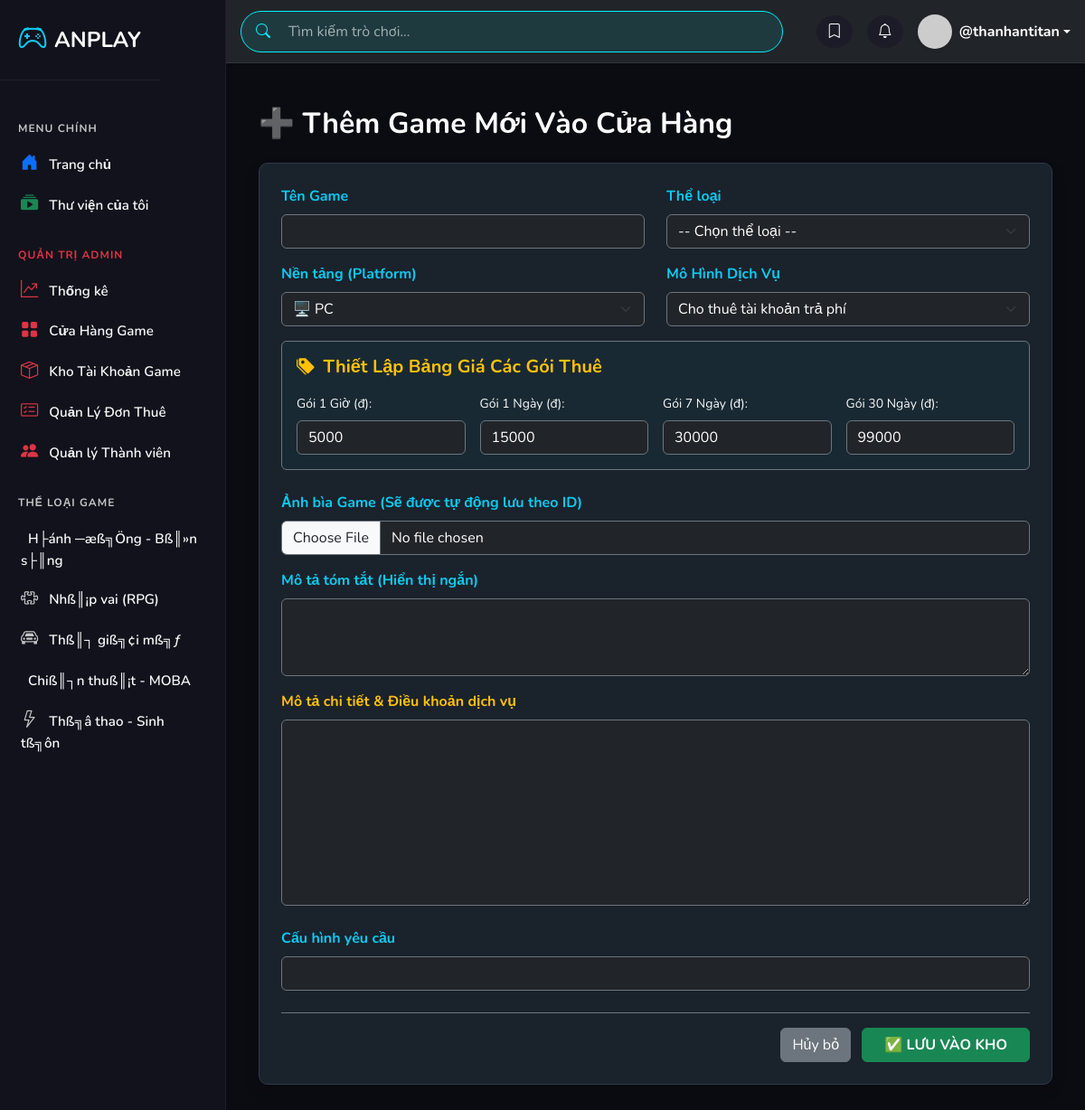
/admin_add_game.php (signed in), run on the app's committed database.
### tables this page shows
CREATE TABLE `categories` (
  `category_id` int(11) NOT NULL AUTO_INCREMENT,
  `cate_name` varchar(100) NOT NULL,
  PRIMARY KEY (`category_id`)
);

### admin_add_game.php (the view, shortened to what this page needs)
<?php
require_once __DIR__ . '/includes/header.php';
?>
<div class="container mt-4 text-white pb-5">
    <h2 class="mb-4 fw-bold">➕ Thêm Game Mới Vào Cửa Hàng</h2>
    <div class="card shadow" style="background-color: #1a222c; border: 1px solid #2d3b4e; border-radius: 10px;">
        <div class="card-body p-4">
            <form method="POST" action="" enctype="multipart/form-data">
                <div class="row">
                    <div class="col-md-6 mb-3">
                        <label class="form-label text-info fw-bold">Tên Game</label>
                        <input type="text" name="title" class="form-control bg-dark text-white border-secondary" required>
                    </div>
                    <div class="col-md-6 mb-3">
                        <label class="form-label text-info fw-bold">Thể loại</label>
                        <select name="category_id" class="form-select bg-dark text-white border-secondary" required>
                            <option value="">-- Chọn thể loại --</option>
                        </select>
                    </div>
                </div>
                <div class="row">
                    <div class="col-md-6 mb-3">
                        <label class="form-label text-info fw-bold">Nền tảng (Platform)</label>
                        <select name="platform" class="form-select bg-dark text-white border-secondary" required>
                            <option value="PC">🖥️ PC</option>
                        </select>
                    </div>
                    <div class="col-md-6 mb-3">
                        <label class="form-label text-info fw-bold">Mô Hình Dịch Vụ</label>
                        <select name="price_type" id="priceTypeSelect" class="form-select bg-dark text-white border-secondary" required onchange="togglePricingInputs()">
                            <option value="paid">Cho thuê tài khoản trả phí</option>
                        </select>
                    </div>
                </div>
                <div class="p-3 mb-4 rounded border border-secondary" id="pricingBlock" style="background: rgba(0, 243, 255, 0.03);">
                    <h5 class="text-warning fw-bold mb-3"><i class="bi bi-tags-fill me-1"></i> Thiết Lập Bảng Giá Các Gói Thuê</h5>
                    <div class="row g-3">
                        <div class="col-md-3">
                            <label class="form-label text-light small">Gói 1 Giờ (đ):</label>
                            <input type="number" name="price_1h" class="form-control bg-dark text-white border-secondary" value="5000" min="1000" step="1000">
                        </div>
                        <div class="col-md-3">
                            <label class="form-label text-light small">Gói 1 Ngày (đ):</label>
                            <input type="number" name="price_1d" class="form-control bg-dark text-white border-secondary" value="15000" min="1000" step="1000">
                        </div>
                        <div class="col-md-3">
                            <label class="form-label text-light small">Gói 7 Ngày (đ):</label>
                            <input type="number" name="price_7d" class="form-control bg-dark text-white border-secondary" value="30000" min="1000" step="1000">
                        </div>
                        <div class="col-md-3">
                            <label class="form-label text-light small">Gói 30 Ngày (đ):</label>
                            <input type="number" name="price_30d" class="form-control bg-dark text-white border-secondary" value="99000" min="1000" step="1000">
                        </div>
                    </div>
                </div>
                <div class="mb-3">
                    <label class="form-label text-info fw-bold">Ảnh bìa Game (Sẽ được tự động lưu theo ID)</label>
                    <input type="file" name="image" class="form-control bg-dark text-white border-secondary" accept="image/*">
                </div>
                <div class="mb-3">
                    <label class="form-label text-info fw-bold">Mô tả tóm tắt (Hiển thị ngắn)</label>
                    <textarea name="short_description" class="form-control bg-dark text-white border-secondary" rows="3" required></textarea>
                </div>
                <div class="mb-4">
                    <label class="form-label text-warning fw-bold">Mô tả chi tiết & Điều khoản dịch vụ</label>
                    <textarea name="long_description" class="form-control bg-dark text-white border-secondary" rows="8" placeholder="Viết bài giới thiệu chi tiết về cốt truyện, tính năng nổi bật..."></textarea>
                </div>
                <div class="mb-4">
                    <label class="form-label text-info fw-bold">Cấu hình yêu cầu</label>
                    <input type="text" name="system_req" class="form-control bg-dark text-white border-secondary" required>
                </div>
                <div class="text-end pt-3 border-top border-secondary">
                    <a href="admin_games.php" class="btn btn-secondary me-2">Hủy bỏ</a>
                    <button type="submit" name="btn_add" class="btn btn-success px-4 fw-bold">✅ LƯU VÀO KHO</button>
                </div>
            </form>
        </div>
    </div>
</div>
<?php include 'includes/footer.php'; ?>

### includes/header.php (shortened to what this page needs)
<?php
require_once __DIR__ . '/connect.php';
?>
<!DOCTYPE html>
<html lang="vi">
<head>
    <link href="https://cdn.jsdelivr.net/npm/bootstrap@5.3.0/dist/css/bootstrap.min.css" rel="stylesheet">
    <link rel="stylesheet" href="https://cdn.jsdelivr.net/npm/bootstrap-icons@1.10.5/font/bootstrap-icons.css">
    <link rel="stylesheet" href="css/style.css?v=<?php echo time(); ?>">
</head>
<body>
<aside class="sidebar" id="mobileSidebar">
    <div class="d-flex justify-content-between align-items-center mb-4">
        <a href="index.php" class="sidebar-brand text-decoration-none">
            <i class="bi bi-controller text-info me-2 fs-2"></i> <span class="text-white fs-4 fw-bold">ANPLAY</span>
        </a>
    </div>
    <div class="sidebar-title text-secondary small fw-bold mb-2">Menu Chính</div>
    <a href="index.php" class="sidebar-item d-block text-light py-2 text-decoration-none hover-item"><i class="bi bi-house-door-fill text-primary me-2"></i> Trang chủ</a>
    <?php if(isset($_SESSION['user_id'])): ?>
        <a href="my_library.php" class="sidebar-item d-block text-light py-2 text-decoration-none hover-item"><i class="bi bi-collection-play-fill text-success me-2"></i> Thư viện của tôi</a>
        <?php if($_SESSION['role'] == 1): ?>
            <div class="sidebar-title text-danger small fw-bold mt-4 mb-2">Quản Trị Admin</div>
            <a href="admin_dashboard.php" class="sidebar-item d-block text-light py-2 text-decoration-none hover-item"><i class="bi bi-graph-up-arrow text-danger me-2"></i> Thống kê</a>
            <a href="admin_games.php" class="sidebar-item d-block text-light py-2 text-decoration-none hover-item"><i class="bi bi-grid-fill text-danger me-2"></i> Cửa Hàng Game</a>
            <a href="admin_accounts.php" class="sidebar-item d-block text-light py-2 text-decoration-none hover-item"><i class="bi bi-box-seam text-danger me-2"></i> Kho Tài Khoản Game</a>
            <a href="admin_borrow.php" class="sidebar-item d-block text-light py-2 text-decoration-none hover-item"><i class="bi bi-card-checklist text-danger me-2"></i> Quản Lý Đơn Thuê</a>
            <a href="admin_users.php" class="sidebar-item d-block text-light py-2 text-decoration-none hover-item"><i class="bi bi-people-fill text-danger me-2"></i> Quản lý Thành viên</a>
        <?php endif; ?>
    <?php endif; ?>
    <div class="sidebar-title text-secondary small fw-bold mt-4 mb-2">Thể Loại Game</div>
    <?php
    if (isset($conn)) {
        $cate_query = $conn->query("SELECT * FROM categories");
        if ($cate_query && $cate_query->num_rows > 0) {
            $icons = ['bi-crosshair', 'bi-puzzle', 'bi-car-front', 'bi-shield-sword', 'bi-lightning'];
            $i = 0;
            while ($c = $cate_query->fetch_assoc()) {
                $icon = $icons[$i % count($icons)];
                echo '<a href="index.php?category='.$c['category_id'].'" class="sidebar-item d-block text-light py-2 text-decoration-none hover-item"><i class="bi '.$icon.' text-secondary me-2"></i> ' . htmlspecialchars($c['cate_name']) . '</a>';
                $i++;
            }
        }
    }
    ?>
</aside>
<div class="main-wrapper">
    <header class="topbar d-flex align-items-center bg-dark p-3 shadow-sm border-bottom border-secondary border-opacity-25">
        <form action="index.php" method="GET" class="search-container d-none d-md-flex align-items-center rounded-pill px-3 py-1 me-auto" style="width: 300px; background: rgba(0, 243, 255, 0.1); border: 1px solid #00f3ff;">
            <i class="bi bi-search me-2" style="color: #00f3ff;"></i>
            <input type="text" name="search" class="form-control bg-transparent border-0 text-white shadow-none" placeholder="Tìm kiếm trò chơi..." value="<?php echo isset($_GET['search']) ? htmlspecialchars($_GET['search']) : ''; ?>">
        </form>
        <div class="d-flex align-items-center gap-3 ms-auto">
            <a href="#" class="btn btn-dark rounded-circle border-0 d-none d-sm-block" style="background: #1c1c28;"><i class="bi bi-bookmark text-white"></i></a>
            <a href="#" class="btn btn-dark rounded-circle border-0 d-none d-sm-block" style="background: #1c1c28;"><i class="bi bi-bell text-white"></i></a>
            <?php if(isset($_SESSION['user_id'])): ?>
                <div class="dropdown">
                    <a href="#" class="d-flex align-items-center text-white text-decoration-none dropdown-toggle" data-bs-toggle="dropdown" aria-expanded="false">
                        <img src="https://ui-avatars.com/api/?name=<?php echo urlencode($_SESSION['username']); ?>&background=6366f1&color=fff&rounded=true" width="38" height="38" class="me-2 shadow-sm rounded-circle">
                        <span class="d-none d-md-inline fw-bold">@<?php echo htmlspecialchars($_SESSION['username']); ?></span>
                    </a>
                </div>
            <?php else: ?>
                <a href="login.php" class="btn btn-primary btn-sm px-4 rounded-pill fw-bold">Đăng nhập</a>
            <?php endif; ?>
        </div>
    </header>
    <div class="content-scroll p-3 p-md-4">

### css/style.css (style rules this page uses)
body { margin: 0; padding: 0; font-family: 'Nunito', sans-serif; background-color: #0b0b12; color: #fff; display: flex; height: 100vh; overflow: hidden; }
.sidebar { width: 250px; background-color: #12121c; height: 100vh; flex-shrink: 0; overflow-y: auto; border-right: 1px solid rgba(255,255,255,0.05); display: flex; flex-direction: column; }
.sidebar-brand { padding: 20px; font-size: 1.5rem; font-weight: 900; color: #fff; text-decoration: none; display: flex; align-items: center; border-bottom: 1px solid rgba(255,255,255,0.05); }
.sidebar-title { color: #6b6b80; font-size: 0.75rem; text-transform: uppercase; font-weight: 800; margin: 20px 20px 10px 20px; letter-spacing: 1px; }
.sidebar-item { padding: 12px 20px; color: #9494a8; text-decoration: none; display: flex; align-items: center; font-weight: 600; font-size: 0.95rem; transition: all 0.2s; border-left: 3px solid transparent; }
.sidebar-item i { margin-right: 15px; font-size: 1.2rem; }
.main-wrapper { flex: 1; display: flex; flex-direction: column; height: 100vh; overflow-x: hidden; }
.topbar { height: 70px; background-color: #0b0b12; display: flex; align-items: center; justify-content: space-between; padding: 0 30px; position: sticky; top: 0; z-index: 1000; }
.search-container { flex: 1; max-width: 600px; position: relative; margin-right: 20px; }
.content-scroll { flex: 1; overflow-y: auto; padding: 20px 30px; }

### includes/header.php (style rules this page uses)
.text-secondary, .text-muted { color: rgba(255, 255, 255, 0.75) !important; }
.search-container input::placeholder { color: rgba(255, 255, 255, 0.6) !important; }

### data on the page
categories: cate_name "H├ánh ─æß╗Öng - Bß║»n s├║ng"
categories: cate_name "Nhß║¡p vai (RPG)"
categories: cate_name "Thß║┐ giß╗¢i mß╗ƒ"
categories: cate_name "Chiß║┐n thuß║¡t - MOBA"
categories: cate_name "Thß╗â thao - Sinh tß╗ôn"

### other printed values
$_SESSION['username'] "thanhantitan"
